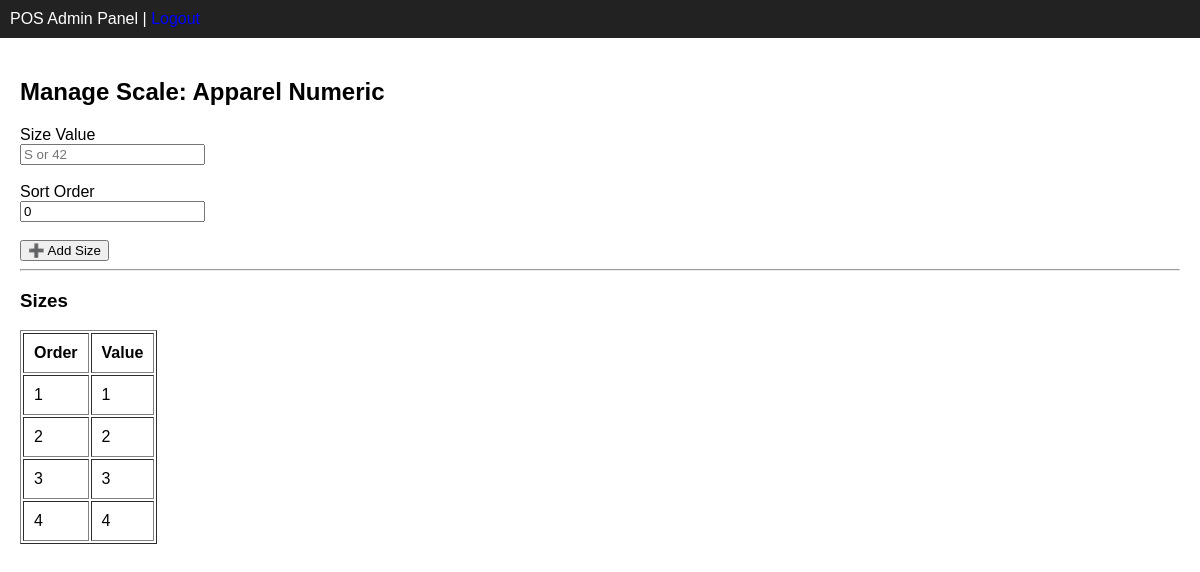
/size-scales/1/manage (signed in), run on the app's committed database.
### app/modules/size_scales/models.py (models this page shows)
class SizeScale(BaseModel):
    __tablename__ = "size_scales"
    name = db.Column(db.String(120), nullable=False)
    category = db.Column(db.String(120))
    tenant_id = db.Column(
        db.Integer,
        db.ForeignKey("tenants.id"),
        nullable=False
    )
    is_active = db.Column(db.Boolean, default=True)
    tenant = db.relationship(
        "Tenant",
        backref="size_scales"
    )

class SizeScaleItem(BaseModel):
    __tablename__ = "size_scale_items"
    size_scale_id = db.Column(
        db.Integer,
        db.ForeignKey("size_scales.id"),
        nullable=False
    )
    value = db.Column(db.String(50), nullable=False)
    sort_order = db.Column(db.Integer, default=0)
    size_scale = db.relationship(
        "SizeScale",
        backref="items"
    )

### app/modules/size_scales/routes.py (the view, shortened to what this page needs)
@size_scales_bp.route(
    "/<int:scale_id>/manage",
    methods=["GET", "POST"]
)
@login_required
def manage_scale(scale_id):
    scale = SizeScale.query.get_or_404(scale_id)
    if scale.tenant_id != current_user.tenant_id:
        flash("Unauthorized", "danger")
        return redirect(
            url_for("size_scales.create_scale")
        )
    return render_template(
        "size_scales/manage.html",
        scale=scale
    )

### app/templates/size_scales/manage.html
{% extends "shared/base.html" %}
{% block content %}
<h2>Manage Scale: {{ scale.name }}</h2>
<form method="POST">
    <label>Size Value</label><br>
    <input type="text"
           name="value"
           placeholder="S or 42"
           required><br><br>
    <label>Sort Order</label><br>
    <input type="number"
           name="sort_order"
           value="0"><br><br>
    <button type="submit">
        ➕ Add Size
    </button>
</form>
<hr>
<h3>Sizes</h3>
<table border="1" cellpadding="10">
<tr>
    <th>Order</th>
    <th>Value</th>
</tr>
{% for item in scale.items|sort(attribute='sort_order') %}
<tr>
    <td>{{ item.sort_order }}</td>
    <td>{{ item.value }}</td>
</tr>
{% endfor %}
</table>
{% endblock %}

### app/templates/shared/base.html (style rules this page uses)
body { font-family: Arial; margin: 0; font-size: 10 px; }

### data on the page
SizeScale: name "Apparel Numeric"
SizeScaleItem: sort_order "1", value "1"
SizeScaleItem: sort_order "2", value "2"
SizeScaleItem: sort_order "3", value "3"
SizeScaleItem: sort_order "4", value "4"
